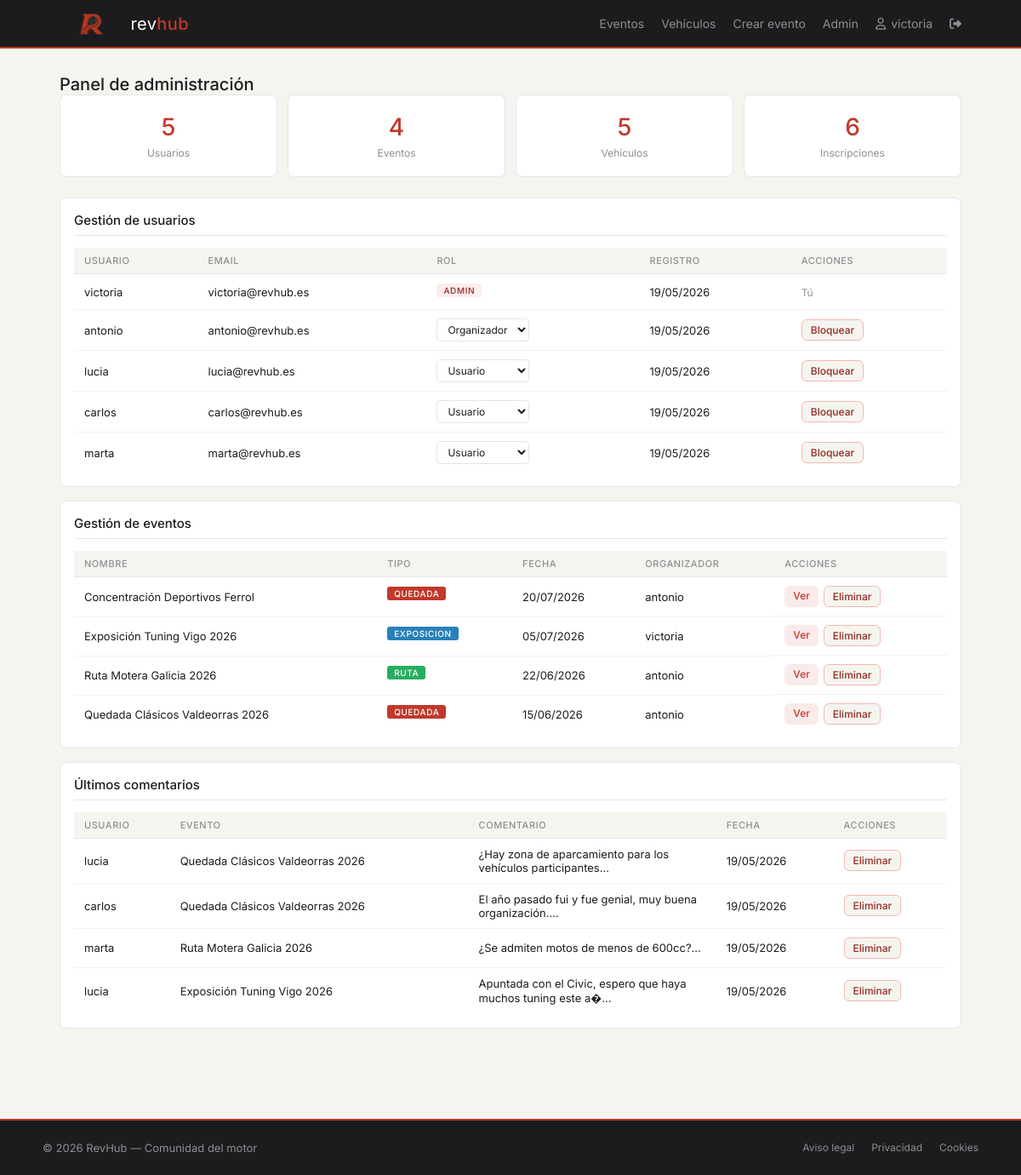
The page /admin.php (signed in) on the database its author committed.
### tables this page shows
CREATE TABLE usuarios (
  id_usuario     INT AUTO_INCREMENT PRIMARY KEY,
  nombre         VARCHAR(100)  NOT NULL,
  apellidos      VARCHAR(150)  NOT NULL,
  username       VARCHAR(50)   NOT NULL UNIQUE,
  email          VARCHAR(150)  NOT NULL UNIQUE,
  contrasena     VARCHAR(255)  NOT NULL,
  foto_perfil    VARCHAR(255),
  descripcion    TEXT,
  rol            ENUM('usuario', 'organizador', 'admin', 'bloqueado') NOT NULL DEFAULT 'usuario',
  fecha_registro DATETIME NOT NULL DEFAULT CURRENT_TIMESTAMP
);

CREATE TABLE eventos (
  id_evento         INT AUTO_INCREMENT PRIMARY KEY,
  id_usuario        INT          NOT NULL,
  nombre            VARCHAR(200) NOT NULL,
  descripcion       TEXT,
  fecha             DATE         NOT NULL,
  hora              TIME         NOT NULL,
  ubicacion         VARCHAR(255) NOT NULL,
  max_participantes INT          NOT NULL DEFAULT 50,
  tipo_evento       VARCHAR(50)  NOT NULL,
  tipos_admitidos   VARCHAR(255),
  marcas_admitidas VARCHAR(500),
  cartel            VARCHAR(255),
  fecha_creacion    DATETIME NOT NULL DEFAULT CURRENT_TIMESTAMP,
  FOREIGN KEY (id_usuario) REFERENCES usuarios(id_usuario)
);

CREATE TABLE comentarios (
  id_comentario INT AUTO_INCREMENT PRIMARY KEY,
  id_usuario    INT      NOT NULL,
  id_evento     INT      NOT NULL,
  texto         TEXT     NOT NULL,
  fecha         DATETIME NOT NULL DEFAULT CURRENT_TIMESTAMP,
  FOREIGN KEY (id_usuario) REFERENCES usuarios(id_usuario),
  FOREIGN KEY (id_evento)  REFERENCES eventos(id_evento)
);

### admin.php (the view, shortened to what this page needs)
<?php
include 'includes/cabecera.php';
include 'php/conexion.php';
$num_usuarios  = mysqli_fetch_assoc(mysqli_query($conexion, "SELECT COUNT(*) as t FROM usuarios"))['t'];
$num_eventos   = mysqli_fetch_assoc(mysqli_query($conexion, "SELECT COUNT(*) as t FROM eventos"))['t'];
$num_vehiculos = mysqli_fetch_assoc(mysqli_query($conexion, "SELECT COUNT(*) as t FROM vehiculos"))['t'];
$num_inscrip   = mysqli_fetch_assoc(mysqli_query($conexion, "SELECT COUNT(*) as t FROM inscripciones"))['t'];
$usuarios    = mysqli_query($conexion, "SELECT * FROM usuarios ORDER BY fecha_registro DESC");
$eventos     = mysqli_query($conexion,
    "SELECT e.*, u.username FROM eventos e
     JOIN usuarios u ON e.id_usuario = u.id_usuario
     ORDER BY e.fecha DESC"
);
$comentarios = mysqli_query($conexion,
    "SELECT c.*, u.username, e.nombre AS nombre_evento
     FROM comentarios c
     JOIN usuarios u ON c.id_usuario = u.id_usuario
     JOIN eventos e ON c.id_evento = e.id_evento
     ORDER BY c.fecha DESC LIMIT 10"
);
?>
<main>
    <div class="contenedor">
        <h2 class="pagina-titulo">Panel de administración</h2>
        <div class="admin-stats">
            <div class="stat-card">
                <span><?= $num_usuarios ?></span>
                <small>Usuarios</small>
            </div>
            <div class="stat-card">
                <span><?= $num_eventos ?></span>
                <small>Eventos</small>
            </div>
            <div class="stat-card">
                <span><?= $num_vehiculos ?></span>
                <small>Vehículos</small>
            </div>
            <div class="stat-card">
                <span><?= $num_inscrip ?></span>
                <small>Inscripciones</small>
            </div>
        </div>
        <div class="sidebar-card">
            <h3>Gestión de usuarios</h3>
            <div class="tabla-scroll">
                <table class="tabla-admin">
                    <thead>
                        <tr>
                            <th>Usuario</th>
                            <th>Email</th>
                            <th>Rol</th>
                            <th>Registro</th>
                            <th>Acciones</th>
                        </tr>
                    </thead>
                    <tbody>
                        <?php while ($u = mysqli_fetch_assoc($usuarios)): ?>
                        <tr class="<?= $u['rol'] === 'bloqueado' ? 'fila-bloqueado' : '' ?>">
                            <td><?= htmlspecialchars($u['username']) ?></td>
                            <td><?= htmlspecialchars($u['email']) ?></td>
                            <td>
                                <?php if ($u['rol'] === 'bloqueado'): ?>
                                    <span class="estado-bloqueado">Bloqueado</span>
                                <?php elseif ($u['id_usuario'] == $_SESSION['usuario']): ?>
                                    <span class="badge-rol badge-<?= $u['rol'] ?>"><?= $u['rol'] ?></span>
                                <?php else: ?>
                                    <form method="POST" action="" class="form-rol">
                                        <select name="rol" onchange="this.form.submit()" class="select-rol">
                                            <option value="usuario"     <?= $u['rol'] === 'usuario'     ? 'selected' : '' ?>>Usuario</option>
                                            <option value="organizador" <?= $u['rol'] === 'organizador' ? 'selected' : '' ?>>Organizador</option>
                                        </select>
                                    </form>
                                <?php endif; ?>
                            </td>
                            <td><?= date('d/m/Y', strtotime($u['fecha_registro'])) ?></td>
                            <td>
                                <?php if ($u['id_usuario'] != $_SESSION['usuario']): ?>
                                    <?php if ($u['rol'] === 'bloqueado'): ?>
                                        <a href="/revhub/admin.php?desbloquear=<?= $u['id_usuario'] ?>"
                                           class="btn-accion btn-sm">
                                           Desbloquear
                                        </a>
                                    <?php else: ?>
                                        <a href="/revhub/admin.php?bloquear=<?= $u['id_usuario'] ?>"
                                           class="btn-peligro btn-sm"
                                           onclick="return confirm('¿Bloquear a <?= htmlspecialchars($u['username']) ?>?')">
                                           Bloquear
                                        </a>
                                    <?php endif; ?>
                                <?php else: ?>
                                    <span class="texto-gris">Tú</span>
                                <?php endif; ?>
                            </td>
                        </tr>
                        <?php endwhile; ?>
                    </tbody>
                </table>
            </div>
        </div>
        <div class="sidebar-card">
            <h3>Gestión de eventos</h3>
            <div class="tabla-scroll">
                <table class="tabla-admin">
                    <thead>
                        <tr>
                            <th>Nombre</th>
                            <th>Tipo</th>
                            <th>Fecha</th>
                            <th>Organizador</th>
                            <th>Acciones</th>
                        </tr>
                    </thead>
                    <tbody>
                        <?php while ($ev = mysqli_fetch_assoc($eventos)): ?>
                        <tr>
                            <td><?= htmlspecialchars($ev['nombre']) ?></td>
                            <td><span class="badge badge-<?= $ev['tipo_evento'] ?>"><?= $ev['tipo_evento'] ?></span></td>
                            <td><?= date('d/m/Y', strtotime($ev['fecha'])) ?></td>
                            <td><?= htmlspecialchars($ev['username']) ?></td>
                            <td class="acciones-td">
                                <a href="/revhub/evento.php?id=<?= $ev['id_evento'] ?>"
                                   class="btn-accion btn-sm">Ver</a>
                                <a href="/revhub/admin.php?eliminar_evento=<?= $ev['id_evento'] ?>"
                                   class="btn-peligro btn-sm"
                                   onclick="return confirm('¿Eliminar este evento?')">
                                   Eliminar
                                </a>
                            </td>
                        </tr>
                        <?php endwhile; ?>
                    </tbody>
                </table>
            </div>
        </div>
        <div class="sidebar-card">
            <h3>Últimos comentarios</h3>
            <div class="tabla-scroll">
                <table class="tabla-admin">
                    <thead>
                        <tr>
                            <th>Usuario</th>
                            <th>Evento</th>
                            <th>Comentario</th>
                            <th>Fecha</th>
                            <th>Acciones</th>
                        </tr>
                    </thead>
                    <tbody>
                        <?php while ($com = mysqli_fetch_assoc($comentarios)): ?>
                        <tr>
                            <td><?= htmlspecialchars($com['username']) ?></td>
                            <td><?= htmlspecialchars($com['nombre_evento']) ?></td>
                            <td class="td-texto"><?= htmlspecialchars(substr($com['texto'], 0, 60)) ?>...</td>
                            <td><?= date('d/m/Y', strtotime($com['fecha'])) ?></td>
                            <td>
                                <a href="/revhub/admin.php?eliminar_comentario=<?= $com['id_comentario'] ?>"
                                   class="btn-peligro btn-sm"
                                   onclick="return confirm('¿Eliminar este comentario?')">
                                   Eliminar
                                </a>
                            </td>
                        </tr>
                        <?php endwhile; ?>
                    </tbody>
                </table>
            </div>
        </div>
    </div>
</main>
<?php include 'includes/pie.php'; ?>

### css/style.css (style rules this page uses)
* { margin: 0; padding: 0; box-sizing: border-box; }
body { font-family: 'Inter', Arial, sans-serif; font-size: 14px; background: #F5F5F0; color: #1C1C1E; min-height: 100vh; display: flex; flex-direction: column; }
a { text-decoration: none; color: inherit; }
main { flex: 1; }
.btn-accion { display: inline-block; background: #F9EBEA; color: #C0392B; padding: 8px 18px; border-radius: 6px; font-size: 13px; font-family: 'Inter', Arial, sans-serif; font-weight: 500; border: none; cursor: pointer; }
.btn-peligro { display: inline-block; background: #F5F5F0; color: #922B21; padding: 8px 18px; border-radius: 6px; font-size: 13px; font-family: 'Inter', Arial, sans-serif; font-weight: 500; border: 1px solid #F5B7B1; cursor: pointer; }
.contenedor { max-width: 1100px; margin: 0 auto; padding: 30px 20px; }
.badge { display: inline-block; font-size: 10px; font-weight: 500; padding: 2px 8px; border-radius: 3px; margin-bottom: 8px; text-transform: uppercase; letter-spacing: 0.06em; }
.badge-quedada { background: #C0392B; color: #fff; }
.badge-ruta { background: #27AE60; color: #fff; }
.badge-exposicion { background: #2980B9; color: #fff; }
.sidebar-card { background: #fff; border: 1px solid #E5E5EA; border-radius: 8px; padding: 16px; margin-bottom: 16px; }
.pagina-titulo { font-size: 20px; font-weight: 500; margin-bottom: 0; }
.badge-rol { font-size: 10px; font-weight: 500; padding: 2px 8px; border-radius: 3px; text-transform: uppercase; letter-spacing: 0.06em; display: inline-block; margin-bottom: 4px; }
.badge-admin { background: #FDEDEC; color: #922B21; }
.admin-stats { display: grid; grid-template-columns: repeat(4, 1fr); gap: 12px; margin-bottom: 24px; }
.stat-card { background: #fff; border: 1px solid #E5E5EA; border-radius: 8px; padding: 20px; text-align: center; }
.stat-card span { display: block; font-size: 28px; font-weight: 500; color: #C0392B; margin-bottom: 4px; }
.stat-card small { font-size: 12px; color: #8E8E93; }
.tabla-scroll { overflow-x: auto; }
.tabla-admin { width: 100%; border-collapse: collapse; font-size: 13px; }
.tabla-admin th { text-align: left; padding: 8px 12px; background: #F5F5F0; font-size: 11px; font-weight: 500; color: #8E8E93; text-transform: uppercase; letter-spacing: 0.05em; border-bottom: 1px solid #E5E5EA; }
.tabla-admin td { padding: 10px 12px; border-bottom: 1px solid #F2F2F7; color: #1C1C1E; vertical-align: middle; }
.tabla-admin tr:last-child td { border-bottom: none; }
.btn-sm { padding: 4px 10px; font-size: 12px; }
.acciones-td { display: flex; gap: 6px; }
.td-texto { max-width: 200px; color: #636366; }
.form-rol { display: inline; }
.select-rol { padding: 4px 8px; border: 1px solid #E5E5EA; border-radius: 4px; font-size: 12px; font-family: 'Inter', Arial, sans-serif; color: #1C1C1E; background: #fff; cursor: pointer; }
.texto-gris { font-size: 12px; color: #8E8E93; }
.sidebar-card h3 { font-size: 15px; font-weight: 500; margin-bottom: 14px; padding-bottom: 8px; border-bottom: 1px solid #E5E5EA; }

### rows shown on the page
usuarios: username "victoria", email "victoria@revhub.es", rol "ADMIN", fecha_registro "19/05/2026", shows "Tú"
usuarios: username "antonio", email "antonio@revhub.es", rol "Organizador", fecha_registro "19/05/2026"
usuarios: username "lucia", email "lucia@revhub.es", rol "Usuario", fecha_registro "19/05/2026"
usuarios: username "carlos", email "carlos@revhub.es", rol "Usuario", fecha_registro "19/05/2026"
usuarios: username "marta", email "marta@revhub.es", rol "Usuario", fecha_registro "19/05/2026"
eventos: nombre "Concentración Deportivos Ferrol", tipo_evento "QUEDADA", fecha "20/07/2026", id_usuario.username "antonio"
eventos: nombre "Exposición Tuning Vigo 2026", tipo_evento "EXPOSICION", fecha "05/07/2026", id_usuario.username "victoria"
eventos: nombre "Ruta Motera Galicia 2026", tipo_evento "RUTA", fecha "22/06/2026", id_usuario.username "antonio"
eventos: nombre "Quedada Clásicos Valdeorras 2026", tipo_evento "QUEDADA", fecha "15/06/2026", id_usuario.username "antonio"
comentarios: id_usuario.username "lucia", id_evento.nombre "Quedada Clásicos Valdeorras 2026", texto "¿Hay zona de aparcamiento para los vehículos participantes", fecha "19/05/2026"
comentarios: id_usuario.username "carlos", id_evento.nombre "Quedada Clásicos Valdeorras 2026", texto "El año pasado fui y fue genial, muy buena organización.", fecha "19/05/2026"
comentarios: id_usuario.username "marta", id_evento.nombre "Ruta Motera Galicia 2026", texto "¿Se admiten motos de menos de 600cc?", fecha "19/05/2026"
comentarios: id_usuario.username "lucia", id_evento.nombre "Exposición Tuning Vigo 2026", texto "Apuntada con el Civic, espero que haya muchos tuning este a�", fecha "19/05/2026"

### other values the page prints
$_SESSION['username'] "victoria"
$num_usuarios "5"
$num_eventos "4"
$num_vehiculos "5"
$num_inscrip "6"
